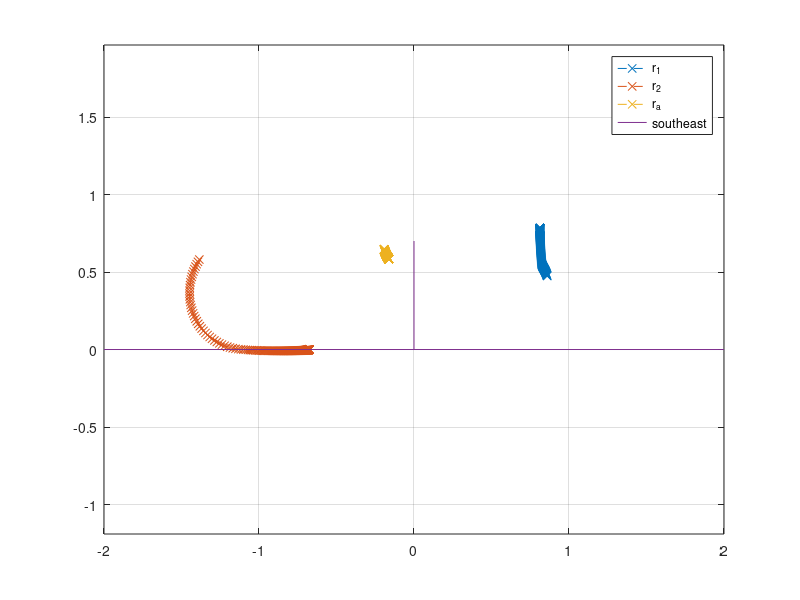

MATLAB code for this plot:
%% Control variables
clc;

%%% Discrete time space
time_start = 0; %[s]
time_end = 2; %[s]
time_steps = 1000;

t_space = linspace(time_start,time_end,time_steps);
delta_t = (time_end-time_start)/time_steps;

%%% Masses and Dimentions
m_1 = 10; %[kg] - counterweight mass
m_2 = 0.4; %[kg] - projectile mass
m_a = 2; %[kg] - arm mass

l_1 = 1; %[m] - arm length: central pivot to counterweight pivot
l_2 = 1.2; %[m] - arm length: central pivot to sling pivot
l_3 = 0.3; %[m] - sling length
l_4 = 0.5; %[m] - counterweight sling length
l_a = 0.2; %[m] - central pivot to arm COM (positive towards projectile)
h_0 = 0.7; %[m] - height: central pivot to floor
% NOTE - h_0 < l_2, else, please change initial values in solution

I_a = 2; %[kgm^2] - MOI of arm about COM

hook_angle = 0.7*pi; %[rad] - angle of release hook
prop_angle = -pi/2; %[rad] - absolute starting angle of counterweight arm

%% Preprocessing

%%% Constants
g = 9.81; %[m/s^2]

%%% Derived static values
M = m_1*l_1+m_2*l_2-m_a+l_a;
M_14 = m_1*l_4;
M_23 = m_2*l_3;

I = m_1*l_1*l_1+m_2*l_2*l_2+m_a*l_a*l_a+I_a;
I_1 = m_1*l_4*l_4;
I_2 = m_2*l_3*l_3;
I_14 = m_1*l_1*l_4;
I_23 = m_2*l_2*l_3;

%% Solution
%%% Euler method:
q = zeros(3, time_steps); % DOF angles: theta, phi, psi
q_dot = zeros(3, time_steps);
q_ddot = zeros(3, time_steps);

% Initial DOF values
q(:, 1) = [asin(h_0/l_2), prop_angle, 0];

release = time_steps; % indicator of frame on witch projectile was released
still_on_floor = 0;

for i = 2:time_steps
    M_matrix = [
        I,  I_14*cos(q(1, i-1)-q(3, i-1)),  -I_23*cos(q(1,i-1)-q(3, i-1));
        I_14*cos(q(1, i-1)-q(2, i-1)),  I_1,    0;
        -I_23*cos(q(1, i-1)-q(3, i-1)), 0, I_2
        ];
    g_vec = [
        -I_14*sin(q(1, i-1)-q(2, i-1))*q_dot(2, i-1)^2+I_23*sin(q(1,i-1)-q(3, i-1))*q_dot(3, i-1)^2-M*g*cos(q(1, i-1));
        I_14*sin(q(1, i-1)-q(2, i-1))*q_dot(1, i-1)^2-M_14*g*cos(q(2, i-1));
        -I_23*sin(q(1, i-1)-q(3, i-1))*q_dot(1, i-1)^2-M_23*g*cos(q(3,i-1))
        ];
    
    if h_0-l_2*sin(q(1, i-1))+l_3*sin(q(3, i-1)) > 0 % projectile off the floor
        if q(3, i-1) + 2*pi < q(1, i-1)+hook_angle % projectile released
            release = i-1;
            break
        else % unconstrained movement
            q_ddot(:, i) = M_matrix\g_vec;
        end
    else % projectile on floor
        still_on_floor = i-1;
        partial_fq = [-l_2*cos(q(1,i-1)), 0, l_3*cos(q(3,i-1))]';
        A = [ M_matrix, partial_fq;
            partial_fq', 0 ];
        s = -l_2*q_dot(1, i-1)^2*sin(q(1, i-1))+l_3*q_dot(3, i-1)^2*sin(q(3, i-1));
        b = [g_vec; s];
        x = A\b;
        q_ddot(:,i) = x(1:3);
    end
    q_dot(:,i) = q_dot(:,i-1)+q_ddot(:,i-1)*delta_t;
    q(:,i) = q(:,i-1) + q_dot(:,i-1)*delta_t + q_ddot(:,i-1)*delta_t^2/2;
end

%%% Inital results
disp("Projectile left ground at [s] t=")
disp(t_space(still_on_floor))
disp("Projectile launched at [s] t=")
disp(t_space(release))
r_2_dot = [l_2*sin(q(1, release))*q_dot(1, release)-l_3*sin(q(3, release))*q_dot(3, release);
            -l_2*cos(q(1, release))*q_dot(1, release)+l_3*cos(q(3, release))*q_dot(3, release)];
disp("Release velocity [m/s]:")
disp(r_2_dot)

%% Postprocessing
close all;

%%% Mass position vectors
r_1 = [l_1*cos(q(1,1:release))+l_4*cos(q(2,1:release)); h_0+l_1*sin(q(1,1:release))+l_4*sin(q(2,1:release))];
r_2 = [-l_2*cos(q(1,1:release))+l_3*cos(q(3,1:release)); h_0-l_2*sin(q(1,1:release))+l_3*sin(q(3,1:release))];
r_a = [-l_a*cos(q(1,1:release)); h_0-l_a*sin(q(1,1:release))];


figure % Mass trajectory plot
plot(r_1(1,:), r_1(2,:), "--x")
hold on
grid on
axis equal
plot(r_2(1,:), r_2(2,:), "--x")
plot(r_a(1,:), r_a(2,:), "--x")
line([-2, 2], [0, 0])
line([0, 0], [0, h_0])
legend("r_1", "r_2", "r_a", location='southeast')


% figure % DOF angles plot
% plot(t_space(1:release), 180/pi*q(1,1:release))
% hold on
% plot(t_space(1:release), 180/pi*q(2, 1:release))
% plot(t_space(1:release), 180/pi*q(3, 1:release))
% grid on
% ticks = -240:30:60;
% yticks(ticks)
% legend("$\Theta$", "$\varphi$", "$\psi$", interpreter="latex", location="southwest")

% figure % Projectile y/time plot
% plot(t_space(1:release), r_2(2,:))
% grid on